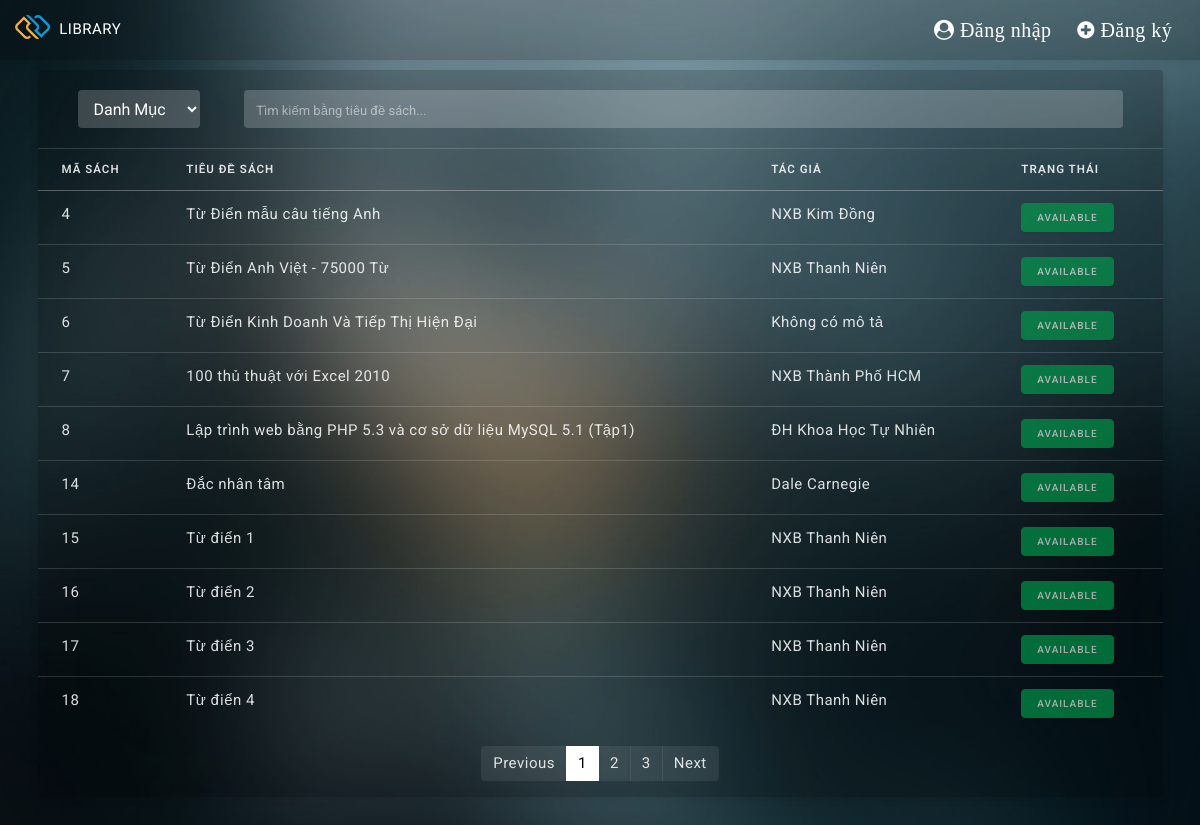
The page / on the database its author committed.
### tables this page shows
CREATE TABLE IF NOT EXISTS `books` (
  `id` int(255) NOT NULL AUTO_INCREMENT,
  `name` varchar(255) NOT NULL,
  `author` varchar(255) DEFAULT NULL,
  `id_category` int(11) NOT NULL,
  `status` int(1) NOT NULL DEFAULT '0',
  `description` text,
  `date` date DEFAULT NULL,
  `image` text,
  PRIMARY KEY (`id`),
  UNIQUE KEY `name` (`name`),
  UNIQUE KEY `name_2` (`name`),
  KEY `id_category` (`id_category`)
);

### util/DPO.php (called while the page is built, shortened)
<?php
    class DPO{
        private static $conn = null;
        public static function getSession(){
            if(self::$conn != null){
                return self::$conn ;
            }else{
                try {
                    self::$conn = new PDO("mysql:host = self::SERVER_NAME; dbname = self::DB_NAME", self::USER_NAME, self::PASSWORD,array(PDO::MYSQL_ATTR_INIT_COMMAND => "SET NAMES utf8"));
                    self::$conn->setAttribute(PDO::ATTR_ERRMODE, PDO::ERRMODE_EXCEPTION);
                } catch(PDOException $e) {
                    echo "Connection failed: " . $e->getMessage();
                }
                return self::$conn ;
            }
        }
        public static function getAllData($sql){
            try{
                $stmt = self::$conn->query($sql, PDO::FETCH_ASSOC);
                $result = $stmt->fetchAll();
                return $result;
            }catch (Exception $e){
                return null;
            }
        }
    }
?>

### User/Model/ModelBook.php (called while the page is built, shortened)
<?php
if (basename(getcwd()) == "Controller") {
    include_once "../../util/DPO.php";
    include_once "../../Entity/Book.php";
} else if (basename(__FILE__, '.php') != "index") {
    include_once "./util/DPO.php";
}
class ModelBook
{
    public function getAll()
    {
        try {
            if (!empty($_SESSION['user'])) {
                $user = $_SESSION['user'];
                $id = $user['id'];
                $sql = "SELECT b.id, b.name, b.author, b.id_category, b.status, b.description, b.date, b.image, f.id as fid
            FROM quanlythuvien.books b
            LEFT JOIN quanlythuvien.favorite f ON b.id = f.id_book
            WHERE f.id_student = '$id' OR f.id_student IS NULL ORDER BY b.id  DESC";
            } else {
                $sql = "SELECT * FROM quanlythuvien.books";
            }
            $result = DPO::getAllData($sql);
            if ($result != null) {
                return $result;
            }
            return null;
        } catch (Exception $e) {
            return null;
        }
    }
}

### index.php (the view, shortened to what this page needs)
<!DOCTYPE html>
<html lang="en">
<?php
include_once "./User/Model/ModelBook.php";
$modelBook = new ModelBook();
$listBook = $modelBook->getAll();
?>
<head>
    <link href="User/view/assets/css/pace.min.css" rel="stylesheet" />
    <link href="User/view/assets/plugins/simplebar/css/simplebar.css" rel="stylesheet" />
    <link href="User/view/assets/css/bootstrap.min.css" rel="stylesheet" />
    <link href="User/view/assets/css/animate.css" rel="stylesheet" type="text/css" />
    <link href="User/view/assets/css/icons.css" rel="stylesheet" type="text/css" />
    <link href="User/view/assets/css/sidebar-menu.css" rel="stylesheet" />
    <link href="User/view/assets/css/app-style.css" rel="stylesheet" />
</head>
<body class="bg-theme bg-theme2">
    <div id="wrapper" class="toggled">
        <header class="topbar-nav">
            <nav class="navbar navbar-expand fixed-top">
                <ul class="navbar-nav mr-auto align-items-center">
                    <li class="nav-item">
                        <img src="User/view/assets/images/logo-icon.png" class="logo-icon" alt="logo icon">
                        <h5 class="logo-text">Library</h5>
                    </li>
                </ul>
                <ul class="navbar-nav align-items-center right-nav-link">
                    <li class="nav-item">
                        <a class="nav-link fa fa-user-circle" href="./User/Controller/ControllerPage.php?page=login">
                            Đăng nhập
                        </a>
                    </li>
                    <li class="nav-item">
                        <a class="nav-link fa fa-plus-circle" href="./User/Controller/ControllerPage.php?page=register">
                            Đăng ký
                        </a>
                    </li>
                </ul>
            </nav>
        </header>
        <div class="content-wrapper">
            <div class="container-fluid">
                <div class="col-lg-12">
                    <div class="card">
                        <div class="card-body">
                            <div class="col-lg d-flex justify-content-center">
                                <div class="form-row col-md-2">
                                    <form method="post" action="./User/Controller/ControllerBook.php">
                                        <select name="category" id="category" class="form-control" required onchange="search_cat();">
                                            <option value="0">Danh Mục</option>
                                        </select>
                                    </form>
                                </div>
                                <div class="form-row col-md">
                                    <input class="form-control" type="text" name="search" id="search" placeholder="Tìm kiếm bằng tiêu đề sách..." onkeyup="search_data()">
                                </div>
                            </div>
                        </div>
                        <div class="table-responsive" id="search_table">
                            <table class="table table-hover">
                                <thead>
                                    <tr>
                                        <th scope="col">Mã sách</th>
                                        <th scope="col">Tiêu đề sách</th>
                                        <th scope="col">Tác giả</th>
                                        <th scope="col">Trạng Thái</th>
                                    </tr>
                                </thead>
                                <tbody>
                                    <?php
                                    foreach ($listBook as $book) {
                                        $book['name'] = strlen($book['name']) > 90 ? substr($book['name'], 0, 90) . "..." : $book['name'];
                                        echo '<tr role="row">';
                                        echo '<td>' . $book['id'] . '</td>';
                                        echo '<td>' . $book['name'] . '</td>';
                                        echo '<td>' . $book['author'] . '</td>';
                                        if ($book['status'] == 1) {
                                            echo ' <td><button class="btn btn-danger btn-sm" disabled="disable">not available</button></td>';
                                        } else {
                                            echo ' <td><button class="btn btn-success btn-sm" disabled="disable">available</button></td>';
                                        }
                                        echo '</tr>';
                                    }
                                    ?>
                                </tbody>
                            </table>
                        </div>
                        <nav class="mt-3">
                            <ul class="pagination justify-content-center">
                                <li class="page-item">
                                    <a class="page-link" href="#" tabindex="-1">Previous</a>
                                </li>
                                <li class="page-item active"><a class="page-link" href="#">1</a></li>
                                <li class="page-item"><a class="page-link" href="#">2</a> </li>
                                <li class="page-item"><a class="page-link" href="#">3</a></li>
                                <li class="page-item">
                                    <a class="page-link" href="#">Next</a>
                                </li>
                            </ul>
                        </nav>
                    </div>
                </div>
            </div>
        </div>
    </div>
</body>
</html>

### rows shown on the page
books: id "4", name "Từ Điển mẫu câu tiếng Anh", author "NXB Kim Đồng", status "AVAILABLE"
books: id "5", name "Từ Điển Anh Việt - 75000 Từ", author "NXB Thanh Niên", status "AVAILABLE"
books: id "6", name "Từ Điển Kinh Doanh Và Tiếp Thị Hiện Đại", author "Không có mô tả", status "AVAILABLE"
books: id "7", name "100 thủ thuật với Excel 2010", author "NXB Thành Phố HCM", status "AVAILABLE"
books: id "8", name "Lập trình web bằng PHP 5.3 và cơ sở dữ liệu MySQL 5.1 (Tập1)", author "ĐH Khoa Học Tự Nhiên", status "AVAILABLE"
books: id "14", name "Đắc nhân tâm", author "Dale Carnegie", status "AVAILABLE"
books: id "15", name "Từ điển 1", author "NXB Thanh Niên", status "AVAILABLE"
books: id "16", name "Từ điển 2", author "NXB Thanh Niên", status "AVAILABLE"
books: id "17", name "Từ điển 3", author "NXB Thanh Niên", status "AVAILABLE"
books: id "18", name "Từ điển 4", author "NXB Thanh Niên", status "AVAILABLE"
